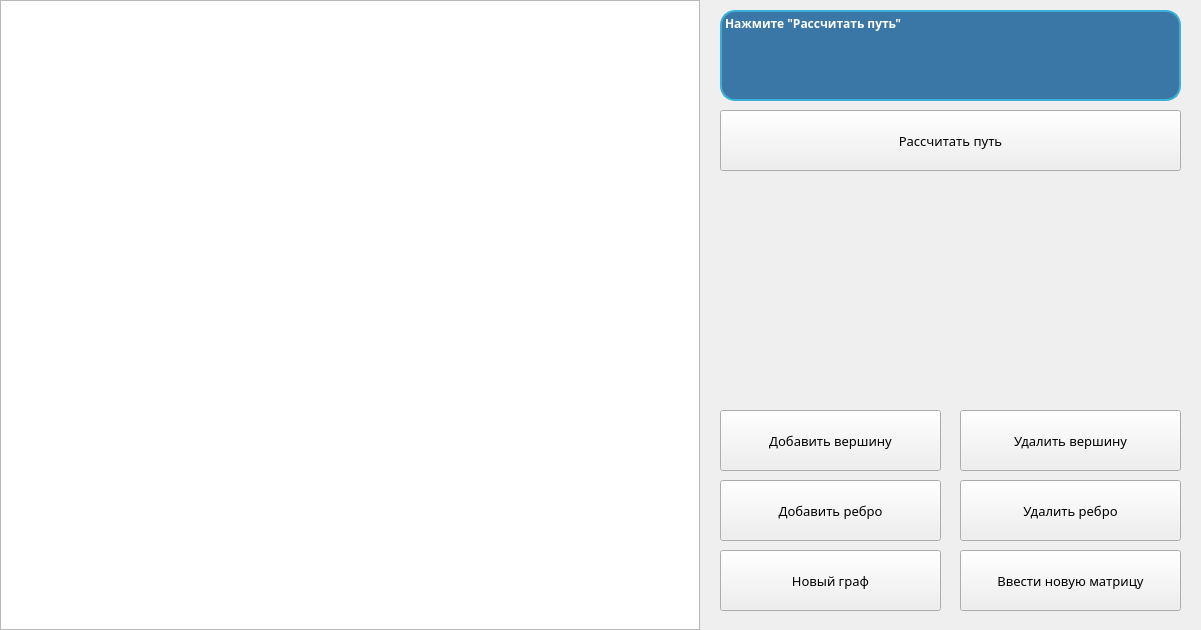
<?xml version="1.0" encoding="UTF-8"?>
<ui version="4.0">
 <class>Graph</class>
 <widget class="QMainWindow" name="Graph">
  <property name="geometry">
   <rect>
    <x>0</x>
    <y>0</y>
    <width>1201</width>
    <height>630</height>
   </rect>
  </property>
  <property name="sizePolicy">
   <sizepolicy hsizetype="Preferred" vsizetype="Preferred">
    <horstretch>0</horstretch>
    <verstretch>0</verstretch>
   </sizepolicy>
  </property>
  <property name="minimumSize">
   <size>
    <width>1201</width>
    <height>630</height>
   </size>
  </property>
  <property name="maximumSize">
   <size>
    <width>1201</width>
    <height>630</height>
   </size>
  </property>
  <property name="windowTitle">
   <string>Решение задачи Комивояжера</string>
  </property>
  <property name="windowIcon">
   <iconset resource="Resources.qrc">
    <normaloff>:/styles/icons/logo.png</normaloff>:/styles/icons/logo.png</iconset>
  </property>
  <widget class="QWidget" name="centralwidget">
   <widget class="QGraphicsView" name="graphicsView">
    <property name="geometry">
     <rect>
      <x>0</x>
      <y>0</y>
      <width>700</width>
      <height>630</height>
     </rect>
    </property>
    <property name="sizePolicy">
     <sizepolicy hsizetype="Fixed" vsizetype="Fixed">
      <horstretch>0</horstretch>
      <verstretch>0</verstretch>
     </sizepolicy>
    </property>
    <property name="minimumSize">
     <size>
      <width>0</width>
      <height>0</height>
     </size>
    </property>
    <property name="cursor" stdset="0">
     <cursorShape>ForbiddenCursor</cursorShape>
    </property>
    <property name="styleSheet">
     <string notr="true"/>
    </property>
    <property name="verticalScrollBarPolicy">
     <enum>Qt::ScrollBarAlwaysOff</enum>
    </property>
    <property name="horizontalScrollBarPolicy">
     <enum>Qt::ScrollBarAlwaysOff</enum>
    </property>
   </widget>
   <widget class="QPushButton" name="b_addVert">
    <property name="geometry">
     <rect>
      <x>720</x>
      <y>410</y>
      <width>221</width>
      <height>61</height>
     </rect>
    </property>
    <property name="font">
     <font>
      <family>Segoe UI Semibold</family>
      <pointsize>10</pointsize>
      <strikeout>false</strikeout>
     </font>
    </property>
    <property name="cursor">
     <cursorShape>PointingHandCursor</cursorShape>
    </property>
    <property name="text">
     <string>Добавить вершину</string>
    </property>
   </widget>
   <widget class="QPushButton" name="b_komi">
    <property name="geometry">
     <rect>
      <x>720</x>
      <y>110</y>
      <width>461</width>
      <height>61</height>
     </rect>
    </property>
    <property name="font">
     <font>
      <family>Segoe UI Semibold</family>
      <pointsize>10</pointsize>
     </font>
    </property>
    <property name="cursor">
     <cursorShape>PointingHandCursor</cursorShape>
    </property>
    <property name="text">
     <string>Рассчитать путь</string>
    </property>
   </widget>
   <widget class="QLabel" name="label_komi">
    <property name="geometry">
     <rect>
      <x>720</x>
      <y>10</y>
      <width>461</width>
      <height>91</height>
     </rect>
    </property>
    <property name="font">
     <font>
      <family>Segoe UI Semibold</family>
      <pointsize>9</pointsize>
      <weight>75</weight>
      <bold>true</bold>
     </font>
    </property>
    <property name="cursor">
     <cursorShape>ForbiddenCursor</cursorShape>
    </property>
    <property name="styleSheet">
     <string notr="true">QLabel
{
	background-color:  #3B77A6;
	color: #ffffff;
	border-color: #3BB0D7;
	border-style: solid;
	border-width: 2px;
	border-radius: 15px;
}

</string>
    </property>
    <property name="text">
     <string>Нажмите &quot;Рассчитать путь&quot;</string>
    </property>
    <property name="alignment">
     <set>Qt::AlignLeading|Qt::AlignLeft|Qt::AlignTop</set>
    </property>
   </widget>
   <widget class="QPushButton" name="b_newMatrix">
    <property name="geometry">
     <rect>
      <x>720</x>
      <y>550</y>
      <width>221</width>
      <height>61</height>
     </rect>
    </property>
    <property name="font">
     <font>
      <family>Segoe UI Semibold</family>
      <pointsize>10</pointsize>
     </font>
    </property>
    <property name="cursor">
     <cursorShape>PointingHandCursor</cursorShape>
    </property>
    <property name="text">
     <string>Новый граф</string>
    </property>
   </widget>
   <widget class="QPushButton" name="b_addEdge">
    <property name="geometry">
     <rect>
      <x>720</x>
      <y>480</y>
      <width>221</width>
      <height>61</height>
     </rect>
    </property>
    <property name="font">
     <font>
      <family>Segoe UI Semibold</family>
      <pointsize>10</pointsize>
     </font>
    </property>
    <property name="cursor">
     <cursorShape>PointingHandCursor</cursorShape>
    </property>
    <property name="text">
     <string>Добавить ребро</string>
    </property>
   </widget>
   <widget class="QPushButton" name="b_newMatrix_6">
    <property name="geometry">
     <rect>
      <x>960</x>
      <y>550</y>
      <width>221</width>
      <height>61</height>
     </rect>
    </property>
    <property name="font">
     <font>
      <family>Segoe UI Semibold</family>
      <pointsize>10</pointsize>
     </font>
    </property>
    <property name="cursor">
     <cursorShape>PointingHandCursor</cursorShape>
    </property>
    <property name="text">
     <string>Ввести новую матрицу</string>
    </property>
   </widget>
   <widget class="QPushButton" name="b_delVert">
    <property name="geometry">
     <rect>
      <x>960</x>
      <y>410</y>
      <width>221</width>
      <height>61</height>
     </rect>
    </property>
    <property name="font">
     <font>
      <family>Segoe UI Semibold</family>
      <pointsize>10</pointsize>
     </font>
    </property>
    <property name="cursor">
     <cursorShape>PointingHandCursor</cursorShape>
    </property>
    <property name="text">
     <string>Удалить вершину</string>
    </property>
   </widget>
   <widget class="QPushButton" name="b_delEdge">
    <property name="geometry">
     <rect>
      <x>960</x>
      <y>480</y>
      <width>221</width>
      <height>61</height>
     </rect>
    </property>
    <property name="font">
     <font>
      <family>Segoe UI Semibold</family>
      <pointsize>10</pointsize>
     </font>
    </property>
    <property name="cursor">
     <cursorShape>PointingHandCursor</cursorShape>
    </property>
    <property name="text">
     <string>Удалить ребро</string>
    </property>
   </widget>
   <widget class="QLabel" name="label_Matrix">
    <property name="geometry">
     <rect>
      <x>720</x>
      <y>180</y>
      <width>461</width>
      <height>221</height>
     </rect>
    </property>
    <property name="font">
     <font>
      <family>Segoe UI Semibold</family>
      <pointsize>9</pointsize>
     </font>
    </property>
    <property name="cursor">
     <cursorShape>ArrowCursor</cursorShape>
    </property>
    <property name="styleSheet">
     <string notr="true">QLabel
{
	color: #0E1D28;
}</string>
    </property>
    <property name="text">
     <string/>
    </property>
    <property name="alignment">
     <set>Qt::AlignLeading|Qt::AlignLeft|Qt::AlignVCenter</set>
    </property>
   </widget>
  </widget>
 </widget>
 <resources>
  <include location="Resources.qrc"/>
 </resources>
 <connections/>
</ui>
